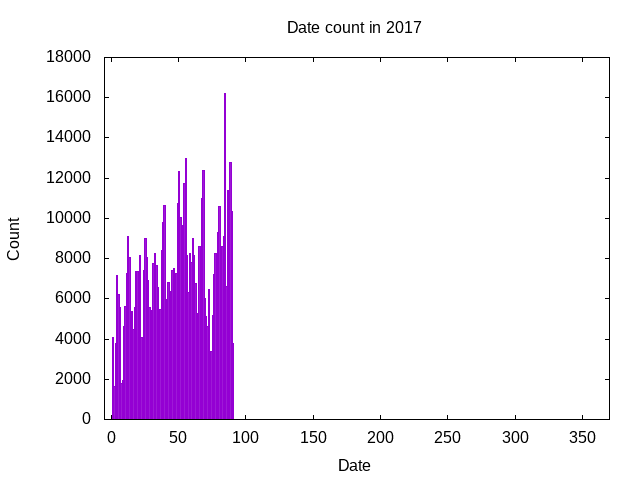

Generate this figure with gnuplot:
set terminal png
set output "datedata-2017.png"
set style data histogram
set style histogram clustered gap 0.05
set style fill solid 0.9 border
set title "Date count in 2017"
set xrange [-5: 370]
set xlabel "Date"
set ylabel "Count"
plot "datedata-2017.dat" using 2 title ""
